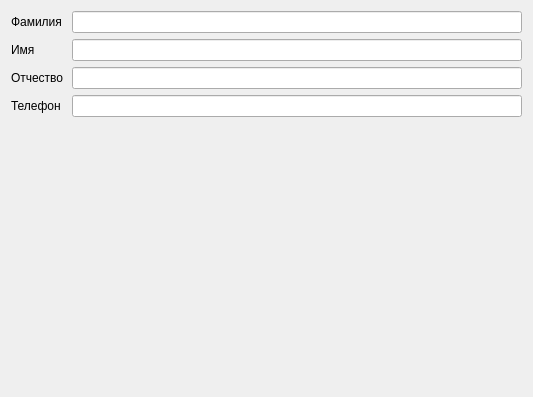
            <widget class="QWidget" name="page">
             <property name="geometry">
              <rect>
               <x>0</x>
               <y>0</y>
               <width>533</width>
               <height>397</height>
              </rect>
             </property>
             <attribute name="label">
              <string>Qlineedit</string>
             </attribute>
             <layout class="QVBoxLayout" name="verticalLayout">
              <item>
               <layout class="QHBoxLayout" name="horizontalLayout_4">
                <item>
                 <widget class="QLabel" name="label">
                  <property name="minimumSize">
                   <size>
                    <width>55</width>
                    <height>0</height>
                   </size>
                  </property>
                  <property name="text">
                   <string>Фамилия</string>
                  </property>
                 </widget>
                </item>
                <item>
                 <widget class="QLineEdit" name="lineEdit_tren_ln">
                  <property name="enabled">
                   <bool>true</bool>
                  </property>
                  <property name="minimumSize">
                   <size>
                    <width>268</width>
                    <height>22</height>
                   </size>
                  </property>
                 </widget>
                </item>
               </layout>
              </item>
              <item>
               <layout class="QHBoxLayout" name="horizontalLayout_5">
                <item>
                 <widget class="QLabel" name="label_2">
                  <property name="minimumSize">
                   <size>
                    <width>55</width>
                    <height>0</height>
                   </size>
                  </property>
                  <property name="text">
                   <string>Имя</string>
                  </property>
                 </widget>
                </item>
                <item>
                 <widget class="QLineEdit" name="lineEdit_tren_ln_2">
                  <property name="minimumSize">
                   <size>
                    <width>268</width>
                    <height>22</height>
                   </size>
                  </property>
                 </widget>
                </item>
               </layout>
              </item>
              <item>
               <layout class="QHBoxLayout" name="horizontalLayout_6">
                <item>
                 <widget class="QLabel" name="label_3">
                  <property name="minimumSize">
                   <size>
                    <width>55</width>
                    <height>0</height>
                   </size>
                  </property>
                  <property name="text">
                   <string>Отчество</string>
                  </property>
                 </widget>
                </item>
                <item>
                 <widget class="QLineEdit" name="lineEdit_tren_otch">
                  <property name="minimumSize">
                   <size>
                    <width>268</width>
                    <height>22</height>
                   </size>
                  </property>
                 </widget>
                </item>
               </layout>
              </item>
              <item>
               <layout class="QHBoxLayout" name="horizontalLayout_7">
                <item>
                 <widget class="QLabel" name="label_4">
                  <property name="minimumSize">
                   <size>
                    <width>55</width>
                    <height>0</height>
                   </size>
                  </property>
                  <property name="text">
                   <string>Телефон</string>
                  </property>
                 </widget>
                </item>
                <item>
                 <widget class="QLineEdit" name="lineEdit_tren_tnum">
                  <property name="minimumSize">
                   <size>
                    <width>258</width>
                    <height>22</height>
                   </size>
                  </property>
                 </widget>
                </item>
               </layout>
              </item>
              <item>
               <spacer name="verticalSpacer">
                <property name="orientation">
                 <enum>Qt::Vertical</enum>
                </property>
                <property name="sizeHint" stdset="0">
                 <size>
                  <width>20</width>
                  <height>197</height>
                 </size>
                </property>
               </spacer>
              </item>
             </layout>
            </widget>
